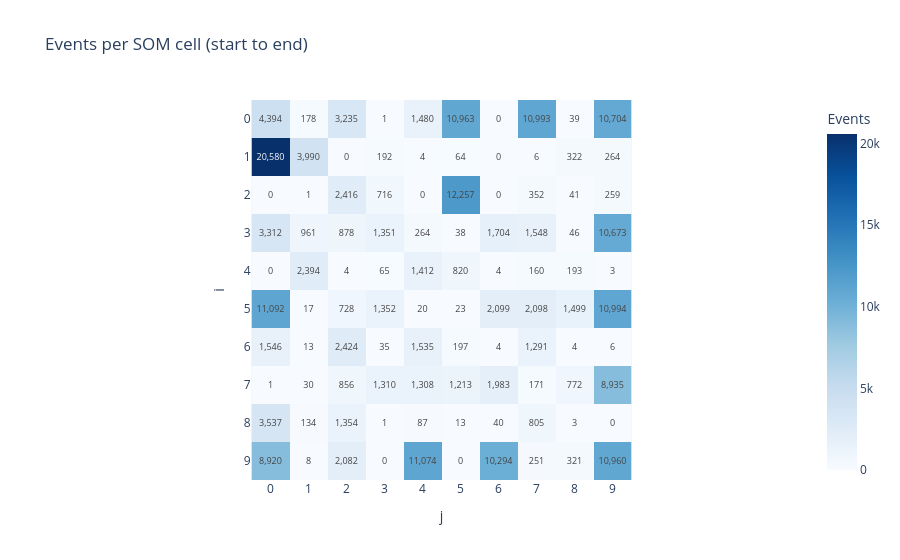

Notebook code cell kept with this figure:
### Code cell
heatmap_plot = kairo.plot_som_heatmap(features_and_clusters, size=(10,10), 
                                 #start_date="2010-04-29", 
                                 #end_date="2018-05-29"
                                 )
heatmap_plot.show()

### Figure 1 — Plotly figure (JSON) as saved in the notebook; plotly's stock layout.template omitted (floating-point values rounded to 4 significant figures)
{"data": [{"coloraxis": "coloraxis", "hovertemplate": "j: %{x}<br>i: %{y}<br>Events: %{z}<extra></extra>", "name": "0", "texttemplate": "%{z:,d}", "type": "heatmap", "x": [0, 1, 2, 3, 4, 5, 6, 7, 8, 9], "xaxis": "x", "y": [0, 1, 2, 3, 4, 5, 6, 7, 8, 9], "yaxis": "y", "z": [[4394, 178, 3235, 1, 1480, 10963, 0, 10993, 39, 10704], [20580, 3990, 0, 192, 4, 64, 0, 6, 322, 264], [0, 1, 2416, 716, 0, 12257, 0, 352, 41, 259], [3312, 961, 878, 1351, 264, 38, 1704, 1548, 46, 10673], [0, 2394, 4, 65, 1412, 820, 4, 160, 193, 3], [11092, 17, 728, 1352, 20, 23, 2099, 2098, 1499, 10994], [1546, 13, 2424, 35, 1535, 197, 4, 1291, 4, 6], [1, 30, 856, 1310, 1308, 1213, 1983, 171, 772, 8935], [3537, 134, 1354, 1, 87, 13, 40, 805, 3, 0], [8920, 8, 2082, 0, 11074, 0, 10294, 251, 321, 10960]]}], "layout": {"coloraxis": {"colorbar": {"title": {"text": "Events"}}, "colorscale": [[0, "rgb(247,251,255)"], [0.125, "rgb(222,235,247)"], [0.25, "rgb(198,219,239)"], [0.375, "rgb(158,202,225)"], [0.5, "rgb(107,174,214)"], [0.625, "rgb(66,146,198)"], [0.75, "rgb(33,113,181)"], [0.875, "rgb(8,81,156)"], [1, "rgb(8,48,107)"]]}, "title": {"text": "Events per SOM cell (start to end)"}, "xaxis": {"anchor": "y", "constrain": "domain", "domain": [0, 1], "dtick": 1, "scaleanchor": "y", "title": {"text": "j"}}, "yaxis": {"anchor": "x", "autorange": "reversed", "constrain": "domain", "domain": [0, 1], "dtick": 1, "title": {"text": "i"}}}}
